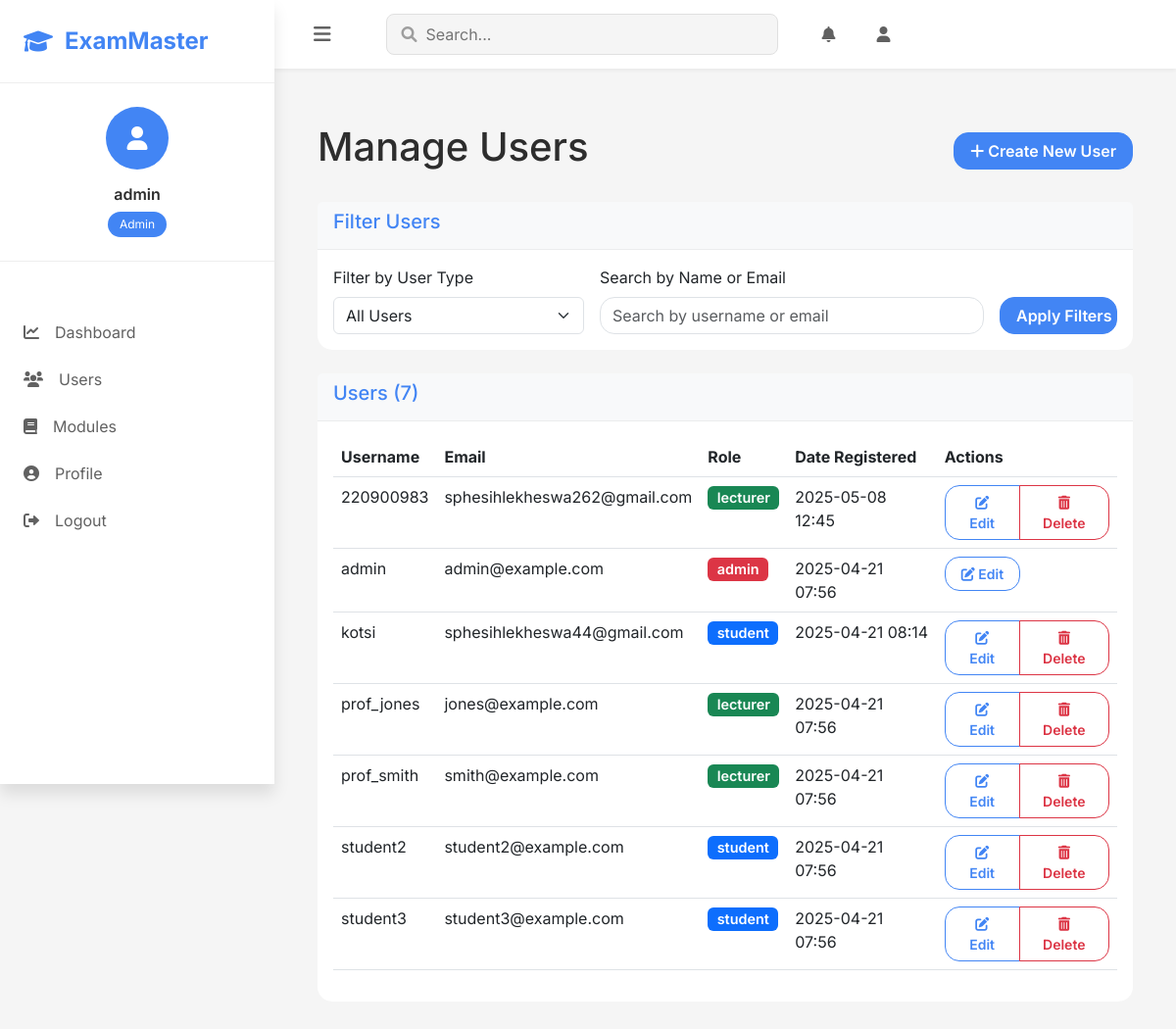
The app's page /admin/users (signed in) with its own data.
### models.py (models this page shows, shortened)
class User(UserMixin, db.Model):
    id = db.Column(db.Integer, primary_key=True)
    username = db.Column(db.String(64), unique=True, nullable=False)
    email = db.Column(db.String(120), unique=True, nullable=False)
    password_hash = db.Column(db.String(256), nullable=False)
    role = db.Column(db.String(20), nullable=False)  # 'student', 'lecturer', or 'admin'
    date_registered = db.Column(db.DateTime, default=datetime.utcnow)
    face_encodings = db.Column(db.Text, nullable=True)  # store face encoding data as JSON
    created_tests = db.relationship('Test', backref='author', lazy=True,
                                   foreign_keys='Test.lecturer_id')
    test_attempts = db.relationship('TestAttempt', backref='student', lazy=True)
    taught_modules = db.relationship('Module', backref='lecturer', lazy=True)
    enrolled_modules = db.relationship('Module',
                                      secondary=student_module,
                                      backref=db.backref('enrolled_students', lazy='dynamic'),
                                      lazy='dynamic')
    def is_lecturer(self):
        return self.role == 'lecturer'
    def is_admin(self):
        print(f"Checking if user {self.username} is admin. Role: {self.role}")
        result = self.role == 'admin'
        print(f"is_admin result: {result}")
        return result

### routes.py (the view)
@app.route('/admin/users', methods=['GET', 'POST'])
@login_required
def admin_manage_users():
    if not current_user.is_admin():
        flash('Access denied: You need to be an administrator to access this page.', 'danger')
        return redirect(url_for('index'))
    filter_form = AdminDashboardFilterForm()
    if filter_form.validate_on_submit():
        user_type = filter_form.user_type.data
        search_term = filter_form.search.data
        query = User.query
        if user_type != 'all':
            query = query.filter_by(role=user_type)
        if search_term:
            query = query.filter(
                (User.username.ilike(f'%{search_term}%')) |
                (User.email.ilike(f'%{search_term}%'))
            )
        users = query.order_by(User.username).all()
    else:
        users = User.query.order_by(User.username).all()
    return render_template(
        'admin/manage_users.html',
        title='Manage Users',
        users=users,
        filter_form=filter_form
    )

### forms.py
class AdminDashboardFilterForm(FlaskForm):
    user_type = SelectField('Filter by User Type', choices=[
        ('all', 'All Users'),
        ('student', 'Students Only'),
        ('lecturer', 'Lecturers Only'),
        ('admin', 'Admins Only')
    ], default='all')
    search = StringField('Search by Name or Email')
    submit = SubmitField('Apply Filters')

### models.py (called while the page is built)
@login_manager.user_loader
def load_user(user_id):
    return User.query.get(int(user_id))

### templates/admin/manage_users.html (shortened to what this page needs)
{% extends 'base.html' %}
{% block content %}
<div class="container mt-4">
    <div class="d-flex justify-content-between align-items-center mb-4">
        <h1>Manage Users</h1>
        <a href="{{ url_for('admin_create_user') }}" class="btn btn-primary">
            <i class="fas fa-plus"></i> Create New User
        </a>
    </div>
    <div class="card mb-4">
        <div class="card-header bg-light">
            <h5>Filter Users</h5>
        </div>
        <div class="card-body">
            <form method="POST" class="row g-3 align-items-end">
                <div class="col-md-4">
                    {{ filter_form.user_type.label(class="form-label") }}
                    {{ filter_form.user_type(class="form-select") }}
                </div>
                <div class="col-md-6">
                    {{ filter_form.search.label(class="form-label") }}
                    {{ filter_form.search(class="form-control", placeholder="Search by username or email") }}
                </div>
                <div class="col-md-2">
                    {{ filter_form.submit(class="btn btn-primary w-100") }}
                </div>
            </form>
        </div>
    </div>
    <div class="card">
        <div class="card-header bg-light">
            <h5>Users ({{ users|length }})</h5>
        </div>
        <div class="card-body">
            <div class="table-responsive">
                <table class="table table-hover">
                    <thead>
                        <tr>
                            <th>Username</th>
                            <th>Email</th>
                            <th>Role</th>
                            <th>Date Registered</th>
                            <th>Actions</th>
                        </tr>
                    </thead>
                    <tbody>
                        {% for user in users %}
                        <tr>
                            <td>{{ user.username }}</td>
                            <td>{{ user.email }}</td>
                            <td>
                                <span class="badge
                                    {% if user.role == 'student' %}bg-primary
                                    {% elif user.role == 'lecturer' %}bg-success
                                    {% elif user.role == 'admin' %}bg-danger
                                    {% endif %}">
                                    {{ user.role }}
                                </span>
                            </td>
                            <td>{{ user.date_registered.strftime('%Y-%m-%d %H:%M') }}</td>
                            <td>
                                <div class="btn-group" role="group">
                                    <a href="{{ url_for('admin_edit_user', user_id=user.id) }}" class="btn btn-sm btn-outline-primary">
                                        <i class="fas fa-edit"></i> Edit
                                    </a>
                                    {% if user.id != current_user.id and not (user.is_admin() and user_count == 1) %}
                                    <button type="button" class="btn btn-sm btn-outline-danger"
                                            data-bs-toggle="modal"
                                            data-bs-target="#deleteUserModal{{ user.id }}">
                                        <i class="fas fa-trash-alt"></i> Delete
                                    </button>
                                    {% endif %}
                                </div>
                            </td>
                        </tr>
                        {% endfor %}
                    </tbody>
                </table>
            </div>
        </div>
    </div>
</div>
{% endblock %}

### templates/base.html (shortened to what this page needs)
<!DOCTYPE html>
<html lang="en">
<head>
    <link href="https://cdn.jsdelivr.net/npm/bootstrap@5.3.0-alpha1/dist/css/bootstrap.min.css" rel="stylesheet">
    <link rel="stylesheet" href="https://cdnjs.cloudflare.com/ajax/libs/font-awesome/6.0.0/css/all.min.css">
    <link rel="stylesheet" href="https://cdn.jsdelivr.net/npm/bootstrap-icons@1.11.3/font/bootstrap-icons.min.css">
    <link rel="stylesheet" href="{{ url_for('static', filename='css/style.css', v='1.0.1') }}">
    <script src="https://cdn.jsdelivr.net/npm/chart.js"></script> </head>
<body class="modern-theme">
    <nav class="sidebar" id="sidebar">
        <div class="sidebar-header">
            <a class="brand" href="{{ url_for('index') }}">
                <i class="fas fa-graduation-cap"></i>
                <span>ExamMaster</span>
            </a>
        </div>
        {% if current_user.is_authenticated %}
        <div class="user-profile">
            <div class="avatar">
                <i class="fas fa-user"></i>
            </div>
            <div class="user-info">
                <h6>{{ current_user.username }}</h6>
                <span class="role-badge">{{ current_user.role.capitalize() }}</span>
            </div>
        </div>
        <ul class="nav-links">
            {% if current_user.is_admin() %}
                <li><a href="{{ url_for('admin_dashboard') }}"><i class="fas fa-chart-line"></i>Dashboard</a></li>
                <li><a href="{{ url_for('admin_manage_users') }}"><i class="fas fa-users"></i>Users</a></li>
                <li><a href="{{ url_for('admin_manage_modules') }}"><i class="fas fa-book"></i>Modules</a></li>
            {% elif current_user.is_lecturer() %}
                <li><a href="{{ url_for('lecturer_dashboard') }}"><i class="fas fa-chart-line"></i>Dashboard</a></li>
                <li><a href="{{ url_for('manage_modules') }}"><i class="fas fa-book"></i>My Modules</a></li>
                <li><a href="{{ url_for('create_test') }}"><i class="fas fa-plus-circle"></i>Create Test</a></li>
            {% endif %}
            <li><a href="{{ url_for('profile') }}"><i class="fas fa-user-circle"></i>Profile</a></li>
            <li><a href="{{ url_for('logout') }}"><i class="fas fa-sign-out-alt"></i>Logout</a></li>
        </ul>
        {% endif %}
    </nav>
    <div class="main-content">
        <header class="top-bar">
            <button id="sidebar-toggle" class="menu-toggle">
                <i class="fas fa-bars"></i>
            </button>
            <div class="search-bar">
                <i class="fas fa-search"></i>
                <input type="text" placeholder="Search...">
            </div>
            {% if current_user.is_authenticated %}
            <div class="top-bar-actions">
                <a href="#" class="action-btn"><i class="fas fa-bell"></i></a>
                <a href="{{ url_for('profile') }}" class="action-btn"><i class="fas fa-user"></i></a>
            </div>
            {% endif %}
        </header>
        <main class="content-wrapper">
            {% block content %}{% endblock %}
        </main>
    </div>
</body>
</html>

### static/css/style.css (style rules this page uses)
:root { --primary-color: #4361ee; --secondary-color: #3f37c9; --success-color: #4cc9f0; --warning-color: #f72585; --info-color: #4895ef; --light-bg: #f8f9fa; --dark-text: #2b2d42; --gray-text: #8d99ae; --white: #ffffff; --sidebar-width: 280px; --header-height: 70px; --border-radius: 15px; --card-shadow: 0 4px 20px rgba(0, 0, 0, 0.05); --menu-active-bg: #4285F4; --menu-active-color: #fff; }
.user-profile { text-align: center; padding: 2rem 0; border-bottom: 1px solid rgba(0,0,0,0.1); margin-bottom: 2rem; }
:root { --primary-color: #4285F4; --primary-dark: #1a73e8; --secondary-color: #34A853; --accent-color: #FBBC04; --danger-color: #EA4335; --success-color: #34A853; --warning-color: #FBBC04; --info-color: #4285F4; --dark: #1f1f1f; --gray-900: #2d2d2d; --gray-800: #424242; --gray-700: #616161; --gray-600: #757575; --gray-500: #9e9e9e; --gray-400: #bdbdbd; --gray-300: #e0e0e0; --gray-200: #eeeeee; --gray-100: #f5f5f5; --white: #ffffff; --sidebar-width: 280px; --sidebar-collapsed-width: 70px; --topbar-height: 70px; --content-padding: 2rem; --card-border-radius: 16px; --btn-border-radius: 8px; --shadow-sm: 0 2px 4px rgba(0,0,0,0.05); --shadow-md: 0 4px 6px rgba(0,0,0,0.07); --shadow-lg: 0 10px 15px rgba(0,0,0,0.1); --shadow-xl: 0 20px 25px rgba(0,0,0,0.15); }
.modern-theme { font-family: 'Inter', sans-serif; background-color: var(--gray-100); color: var(--gray-900); }
.sidebar { position: fixed; left: 0; top: 0; height: 100vh; width: var(--sidebar-width); background: var(--white); box-shadow: var(--shadow-lg); transition: all 0.3s ease; z-index: 1000; overflow-y: auto; }
.sidebar-header { padding: 1.5rem; border-bottom: 1px solid var(--gray-200); }
.brand { display: flex; align-items: center; gap: 0.75rem; color: var(--primary-color); text-decoration: none; font-size: 1.5rem; font-weight: 700; }
.user-profile { padding: 1.5rem; text-align: center; border-bottom: 1px solid var(--gray-200); }
.avatar { width: 64px; height: 64px; background: var(--primary-color); border-radius: 50%; display: flex; align-items: center; justify-content: center; color: var(--white); font-size: 1.5rem; margin: 0 auto 1rem; }
.user-info h6 { margin: 0; font-weight: 600; }
.role-badge { display: inline-block; padding: 0.25rem 0.75rem; background: var(--primary-color); color: var(--white); border-radius: 20px; font-size: 0.75rem; margin-top: 0.5rem; }
.nav-links { list-style: none; padding: 1rem 0; margin: 0; }
.nav-links li a { display: flex; align-items: center; padding: 0.75rem 1.5rem; color: var(--gray-700); text-decoration: none; transition: all 0.3s ease; gap: 1rem; }
.main-content { margin-left: var(--sidebar-width); min-height: 100vh; transition: all 0.3s ease; }
.top-bar { height: var(--topbar-height); background: var(--white); box-shadow: var(--shadow-sm); display: flex; align-items: center; padding: 0 var(--content-padding); position: sticky; top: 0; z-index: 900; }
.menu-toggle { background: none; border: none; color: var(--gray-700); font-size: 1.25rem; cursor: pointer; padding: 0.5rem; margin-right: 1rem; }
.search-bar { flex: 1; max-width: 400px; position: relative; margin: 0 2rem; }
.search-bar input { width: 100%; padding: 0.5rem 1rem 0.5rem 2.5rem; border: 1px solid var(--gray-300); border-radius: var(--btn-border-radius); background: var(--gray-100); }
.search-bar i { position: absolute; left: 1rem; top: 50%; transform: translateY(-50%); color: var(--gray-500); }
.top-bar-actions { display: flex; gap: 1rem; }
.action-btn { width: 40px; height: 40px; display: flex; align-items: center; justify-content: center; border-radius: 50%; color: var(--gray-700); text-decoration: none; transition: all 0.3s ease; }
.content-wrapper { padding: var(--content-padding); }
.card { border: none; border-radius: var(--border-radius); box-shadow: var(--shadow); transition: transform 0.3s ease; margin-bottom: 1.5rem; }
.card-header { background-color: var(--white); border-bottom: 1px solid rgba(0,0,0,.05); font-weight: 700; color: var(--primary-color); }
.btn-primary { background-color: var(--primary-color); border-color: var(--primary-color); }
.btn-outline-primary { color: var(--primary-color); border-color: var(--primary-color); }
.btn { border-radius: var(--border-radius); padding: .375rem 1rem; font-weight: 600; }
.form-control { border-radius: var(--border-radius); padding: .375rem .75rem; }
.badge { font-weight: 600; font-size: 0.9rem; }

### records on screen
User: username "admin", role "Admin", email "admin@example.com", role "admin", date_registered "2025-04-21 07:56"
User: username "220900983", email "sphesihlekheswa262@gmail.com", role "lecturer", date_registered "2025-05-08 12:45"
User: username "kotsi", email "sphesihlekheswa44@gmail.com", role "student", date_registered "2025-04-21 08:14"
User: username "prof_jones", email "jones@example.com", role "lecturer", date_registered "2025-04-21 07:56"
User: username "prof_smith", email "smith@example.com", role "lecturer", date_registered "2025-04-21 07:56"
User: username "student2", email "student2@example.com", role "student", date_registered "2025-04-21 07:56"
User: username "student3", email "student3@example.com", role "student", date_registered "2025-04-21 07:56"

### other values on screen
{{ filter_form.user_type.label(class="form-label") }} "Filter by User Type"
{{ filter_form.search.label(class="form-label") }} "Search by Name or Email"
{{ users|length }} "7"
